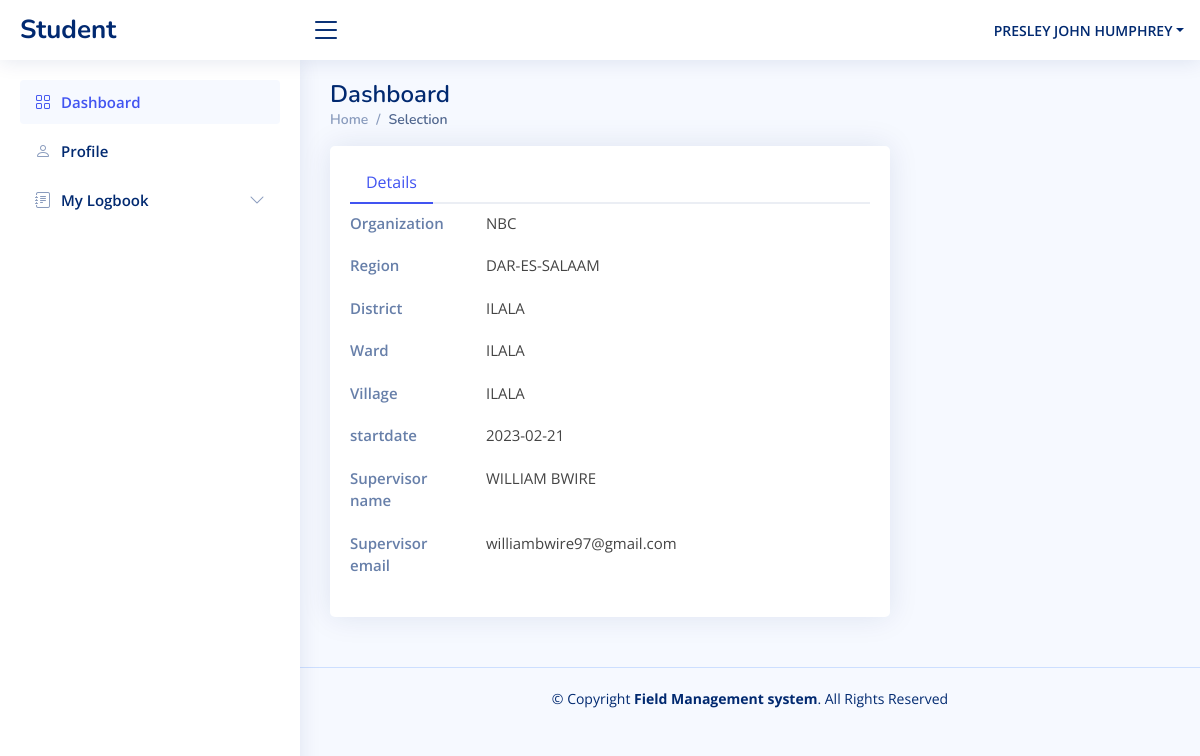
Screenshot of /user/student/home/selection-details.php (signed in) with the database file from the repository.
### tables this page shows
CREATE TABLE `student` (
  `id` int(100) NOT NULL,
  `first_name` varchar(20) NOT NULL,
  `middle_name` varchar(20) NOT NULL,
  `surname` varchar(20) NOT NULL,
  `email` varchar(20) NOT NULL,
  `gender` varchar(6) NOT NULL,
  `phonenumber` varchar(15) NOT NULL,
  `University` varchar(50) NOT NULL,
  `regno` varchar(50) NOT NULL,
  `course` varchar(50) NOT NULL,
  `password` varchar(100) NOT NULL
);

CREATE TABLE `organization` (
  `id` int(100) NOT NULL,
  `name` varchar(50) NOT NULL,
  `email` varchar(50) NOT NULL,
  `phone` varchar(10) NOT NULL,
  `pass` varchar(100) NOT NULL,
  `region` varchar(15) NOT NULL,
  `district` varchar(15) NOT NULL,
  `ward` varchar(15) NOT NULL,
  `village` varchar(15) NOT NULL
);

CREATE TABLE `accepted_application` (
  `organization_id` int(100) NOT NULL,
  `student_id` int(100) NOT NULL,
  `date` date NOT NULL DEFAULT current_timestamp(),
  `startdate` date NOT NULL
);

CREATE TABLE `supervisors` (
  `organization` int(100) NOT NULL,
  `supervisor_id` int(100) NOT NULL,
  `supervisor_name` varchar(30) NOT NULL,
  `email` varchar(50) NOT NULL,
  `course` varchar(10) NOT NULL,
  `password` varchar(100) NOT NULL
);

### user/student/home/selection-details.php (the view, shortened to what this page needs)
<?php
include '../config/config.php';
$user_id = $_SESSION['user_id'];
?>
<!DOCTYPE html>
<html lang="en">
<head>
  <link href="../assets/vendor/bootstrap/css/bootstrap.min.css" rel="stylesheet">
  <link href="../assets/vendor/bootstrap-icons/bootstrap-icons.css" rel="stylesheet">
  <link href="../assets/vendor/boxicons/css/boxicons.min.css" rel="stylesheet">
  <link href="../assets/vendor/quill/quill.snow.css" rel="stylesheet">
  <link href="../assets/vendor/quill/quill.bubble.css" rel="stylesheet">
  <link href="../assets/vendor/remixicon/remixicon.css" rel="stylesheet">
  <link href="../assets/vendor/simple-datatables/style.css" rel="stylesheet">
  <link href="../assets/css/style.css" rel="stylesheet">
</head>
<body>
  <header id="header" class="header fixed-top d-flex align-items-center">
    <div class="d-flex align-items-center justify-content-between">
      <a href="#" class="logo d-flex align-items-center">
        <span class="d-none d-lg-block">Student</span>
      </a>
      <i class="bi bi-list toggle-sidebar-btn"></i>
    </div>
    <nav class="header-nav ms-auto">
      <ul class="d-flex align-items-center">
        <li class="nav-item dropdown pe-3">
          <a class="nav-link nav-profile d-flex align-items-center pe-0" href="#" data-bs-toggle="dropdown">
          <?php
                $select = mysqli_query($conn, "SELECT * FROM `student` WHERE id = '$user_id'") or die('query failed');
                if(mysqli_num_rows($select) > 0){
                    $fetch = mysqli_fetch_assoc($select);
                }
            ?>
            <span class="d-none d-md-block dropdown-toggle ps-2"><?php echo $fetch['first_name'].' '.$fetch['middle_name'].' '.$fetch['surname']; ?></span>
          </a>
        </li>
      </ul>
    </nav>
  </header>
  <aside id="sidebar" class="sidebar">
    <ul class="sidebar-nav" id="sidebar-nav">
      <li class="nav-item">
        <a class="nav-link " href="index.php">
          <i class="bi bi-grid"></i>
          <span>Dashboard</span>
        </a>
      </li>
      <li class="nav-item">
        <a class="nav-link collapsed" href="users-profile.php">
          <i class="bi bi-person"></i>
          <span>Profile</span>
        </a>
      </li>
      <?php
      $accepted = mysqli_query($conn, "SELECT * FROM accepted_application where student_id = '$user_id' ");
      ?>
    <?php
        $date = date("Y/m/d");
        $res_date = mysqli_fetch_assoc($accepted);
        if (mysqli_num_rows($accepted) > 0) {
        if ($date >= date("Y/m/d", strtotime($res_date['startdate']))){
          echo'<li class="nav-item">
          <a class="nav-link collapsed" data-bs-target="#forms-nav" data-bs-toggle="collapse" href="#">
            <i class="bi bi-journal-text"></i><span>My Logbook</span><i class="bi bi-chevron-down ms-auto"></i>
          </a>
          <ul id="forms-nav" class="nav-content collapse " data-bs-parent="#sidebar-nav">
            <li>
              <a href="logbook.php">
                <i class="bi bi-circle"></i><span>Add Today entry</span>
              </a>
            </li>
            <li>
              <a href="mylogbook.php">
                <i class="bi bi-circle"></i><span>View</span>
              </a>
            </li>
        </li>';
        }else{
        }
      }else{
      }
      ?>
    </ul>
  </aside>
  <main id="main" class="main">
    <div class="pagetitle">
      <h1>Dashboard</h1>
      <nav>
        <ol class="breadcrumb">
          <li class="breadcrumb-item"><a href="index.php">Home</a></li>
          <li class="breadcrumb-item active">Selection</li>
        </ol>
      </nav>
    </div>
    <section class="section profile">
    <div class="col-xl-8">
        <?php
              $app = mysqli_query($conn, "SELECT o.name, region, district, ward, village, startdate, s.supervisor_name, s.email from organization o
              join accepted_application a on o.id = a.organization_id
              join supervisors s on s.organization = o.id
              join student on a.student_id = student.id
              where a.student_id = '$user_id' and student.course = s.course") or die('ERR APPD00');
              $details = mysqli_fetch_assoc($app);
        ?>
          <div class="card">
            <div class="card-body pt-3">
              <ul class="nav nav-tabs nav-tabs-bordered">
                <li class="nav-item">
                  <button class="nav-link active" data-bs-toggle="tab" data-bs-target="#profile-overview">Details</button>
                </li>
              </ul>
              <div class="tab-content pt-2">
                <div class="tab-pane fade show active profile-overview" id="profile-overview">
                  <div class="row">
                    <div class="col-lg-3 col-md-4 label ">Organization</div>
                    <div class="col-lg-9 col-md-8"><?php echo $details['name']; ?></div>
                  </div>
                  <div class="row">
                    <div class="col-lg-3 col-md-4 label">Region</div>
                    <div class="col-lg-9 col-md-8"><?php echo $details['region']; ?></div>
                  </div>
                  <div class="row">
                    <div class="col-lg-3 col-md-4 label">District</div>
                    <div class="col-lg-9 col-md-8"><?php echo $details['district']; ?></div>
                  </div>
                  <div class="row">
                    <div class="col-lg-3 col-md-4 label">Ward</div>
                    <div class="col-lg-9 col-md-8"><?php echo $details['ward']; ?></div>
                  </div>
                  <div class="row">
                    <div class="col-lg-3 col-md-4 label">Village</div>
                    <div class="col-lg-9 col-md-8"><?php echo $details['village']; ?></div>
                  </div>
                  <div class="row">
                    <div class="col-lg-3 col-md-4 label">startdate</div>
                    <div class="col-lg-9 col-md-8"><?php echo $details['startdate']; ?></div>
                  </div>
                  <div class="row">
                    <div class="col-lg-3 col-md-4 label">Supervisor name</div>
                    <div class="col-lg-9 col-md-8"><?php echo $details['supervisor_name']; ?></div>
                  </div>
                  <div class="row">
                    <div class="col-lg-3 col-md-4 label">Supervisor email</div>
                    <div class="col-lg-9 col-md-8"><?php echo $details['email']; ?></div>
                  </div>
                </div>
              </div>
            </div>
          </div>
        </div>
    </section>
  </main>
  <footer id="footer" class="footer">
    <div class="copyright">
      &copy; Copyright <strong><span>Field Management system</span></strong>. All Rights Reserved
    </div>
  </footer>
</body>
</html>

### user/student/assets/css/style.css (style rules this page uses)
:root { scroll-behavior: smooth; }
body { font-family: "Open Sans", sans-serif; background: #f6f9ff; color: #444444; }
a { color: #4154f1; text-decoration: none; }
h1, h2, h3, h4, h5, h6 { font-family: "Nunito", sans-serif; }
#main { margin-top: 60px; padding: 20px 30px; transition: all 0.3s; }
.pagetitle { margin-bottom: 10px; }
.pagetitle h1 { font-size: 24px; margin-bottom: 0; font-weight: 600; color: #012970; }
.card { margin-bottom: 30px; border: none; border-radius: 5px; box-shadow: 0px 0 30px rgba(1, 41, 112, 0.1); }
.card-body { padding: 0 20px 20px 20px; }
.breadcrumb { font-size: 14px; font-family: "Nunito", sans-serif; color: #899bbd; font-weight: 600; }
.breadcrumb a { color: #899bbd; transition: 0.3s; }
.breadcrumb .breadcrumb-item::before { color: #899bbd; }
.breadcrumb .active { color: #51678f; font-weight: 600; }
.nav-tabs-bordered { border-bottom: 2px solid #ebeef4; }
.nav-tabs-bordered .nav-link { margin-bottom: -2px; border: none; color: #2c384e; }
.nav-tabs-bordered .nav-link.active { background-color: #fff; color: #4154f1; border-bottom: 2px solid #4154f1; }
.logo { line-height: 1; }
@media (min-width: 1200px) { .logo { width: 280px; } }
.logo span { font-size: 26px; font-weight: 700; color: #012970; font-family: "Nunito", sans-serif; }
.header { transition: all 0.5s; z-index: 997; height: 60px; box-shadow: 0px 2px 20px rgba(1, 41, 112, 0.1); background-color: #fff; padding-left: 20px; }
.header .toggle-sidebar-btn { font-size: 32px; padding-left: 10px; cursor: pointer; color: #012970; }
.header-nav ul { list-style: none; }
.header-nav>ul { margin: 0; padding: 0; }
.header-nav .nav-profile { color: #012970; }
.header-nav .nav-profile span { font-size: 14px; font-weight: 600; }
.sidebar { position: fixed; top: 60px; left: 0; bottom: 0; width: 300px; z-index: 996; transition: all 0.3s; padding: 20px; overflow-y: auto; scrollbar-width: thin; scrollbar-color: #aab7cf transparent; box-shadow: 0px 0px 20px rgba(1, 41, 112, 0.1); background-color: #fff; }
@media (min-width: 1200px) { #main, #footer { margin-left: 300px; } }
.sidebar-nav { padding: 0; margin: 0; list-style: none; }
.sidebar-nav li { padding: 0; margin: 0; list-style: none; }
.sidebar-nav .nav-item { margin-bottom: 5px; }
.sidebar-nav .nav-link { display: flex; align-items: center; font-size: 15px; font-weight: 600; color: #4154f1; transition: 0.3; background: #f6f9ff; padding: 10px 15px; border-radius: 4px; }
.sidebar-nav .nav-link i { font-size: 16px; margin-right: 10px; color: #4154f1; }
.sidebar-nav .nav-link.collapsed { color: #012970; background: #fff; }
.sidebar-nav .nav-link.collapsed i { color: #899bbd; }
.sidebar-nav .nav-link .bi-chevron-down { margin-right: 0; transition: transform 0.2s ease-in-out; }
.profile .profile-overview .row { margin-bottom: 20px; font-size: 15px; }
.profile .profile-overview .label { font-weight: 600; color: rgba(1, 41, 112, 0.6); }
.footer { padding: 20px 0; font-size: 14px; transition: all 0.3s; border-top: 1px solid #cddfff; }
.footer .copyright { text-align: center; color: #012970; }

### rows the page displays
student: first_name "PRESLEY", middle_name "JOHN", surname "HUMPHREY"
organization: name "NBC", region "DAR-ES-SALAAM", district "ILALA", ward "ILALA", village "ILALA", accepted_application.startdate "2023-02-21", supervisors.supervisor_name "WILLIAM BWIRE", supervisors.email "williambwire97@gmail.com"
